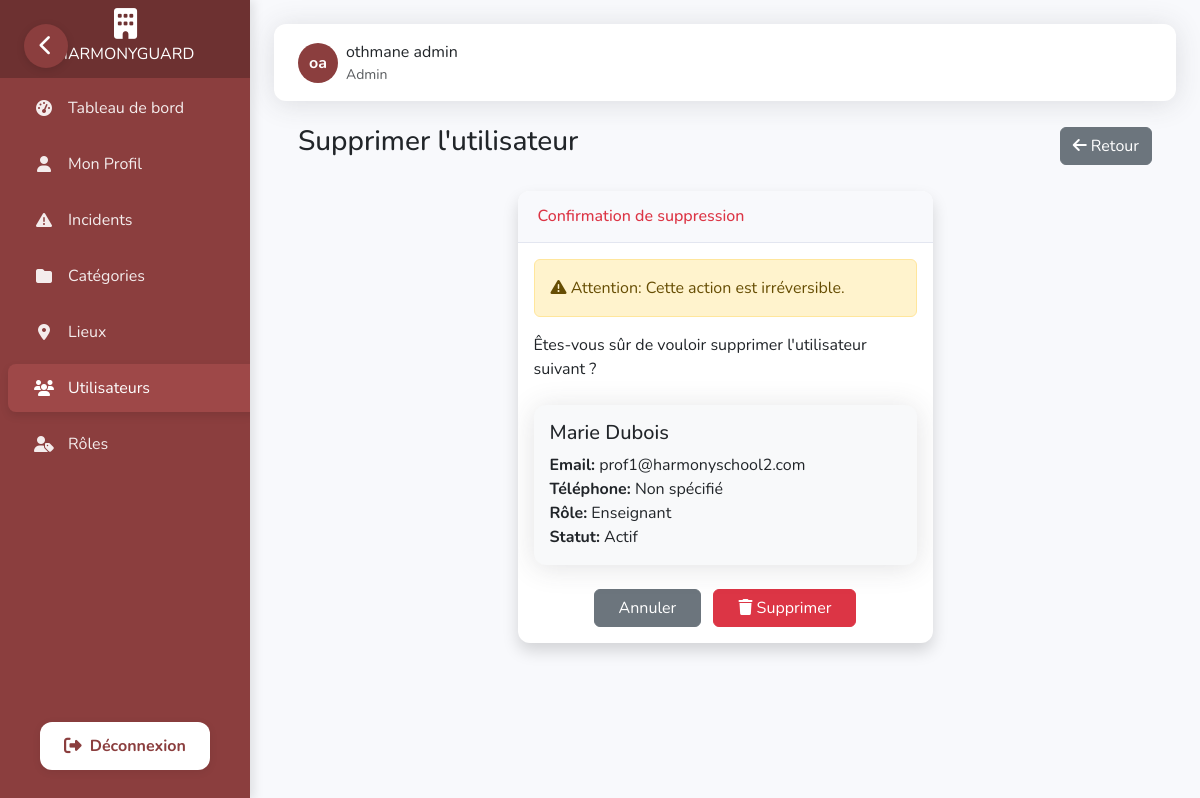
/dashboard/utilisateurs/supprimer/5/ (signed in), run on the app's committed database.
### dashboard/models.py (models this page shows, shortened)
class Utilisateur(AbstractBaseUser, PermissionsMixin):
    nom = models.CharField(max_length=50)
    prenom = models.CharField(max_length=50)
    email = models.EmailField(unique=True)
    telephone = models.CharField(max_length=20, blank=True, null=True)
    actif = models.BooleanField(default=True)
    role = models.ForeignKey(Role, on_delete=models.CASCADE)
    is_staff = models.BooleanField(default=False)
    is_superuser = models.BooleanField(default=False)
    objects = UtilisateurManager()
    USERNAME_FIELD = 'email'
    REQUIRED_FIELDS = ['nom', 'prenom']
    @property
    def is_active(self):
        return self.actif

class Role(models.Model):
    nom = models.CharField(max_length=30, unique=True)
    permissions = models.TextField(blank=True)

### dashboard/views.py (the view)
# urls.py: path('utilisateurs/supprimer/<int:pk>/', views.supprimer_utilisateur, name='supprimer_utilisateur'),
@login_required
@permission_required('manage_utilisateur')
def supprimer_utilisateur(request, pk):
    utilisateur = get_object_or_404(Utilisateur, pk=pk)
    if request.method == 'POST':
        utilisateur.delete()
        messages.success(request, 'Utilisateur supprimé avec succès!')
        return redirect('liste_utilisateurs')
    return render(request, 'dashboard/utilisateurs/supprimer.html', {'utilisateur': utilisateur})

### dashboard/templates/dashboard/utilisateurs/supprimer.html (shortened to what this page needs)
{% extends 'dashboard/base.html' %}
{% load static %}
{% block content %}
<div class="container-fluid px-4">
    <div class="d-flex justify-content-between align-items-center mb-4">
        <h1 class="h3 text-gray-800">Supprimer l'utilisateur</h1>
        <a href="{% url 'liste_utilisateurs' %}" class="btn btn-secondary">
            <i class="fas fa-arrow-left"></i> Retour
        </a>
    </div>
    <div class="row">
        <div class="col-lg-6 mx-auto">
            <div class="card shadow mb-4">
                <div class="card-header py-3">
                    <h6 class="m-0 font-weight-bold text-danger">Confirmation de suppression</h6>
                </div>
                <div class="card-body">
                    <div class="alert alert-warning">
                        <i class="fas fa-exclamation-triangle"></i> Attention: Cette action est irréversible.
                    </div>
                    <p class="mb-4">
                        Êtes-vous sûr de vouloir supprimer l'utilisateur suivant ?
                    </p>
                    <div class="card bg-light mb-4">
                        <div class="card-body">
                            <h5 class="card-title">{{ utilisateur.prenom }} {{ utilisateur.nom }}</h5>
                            <p class="card-text">
                                <strong>Email:</strong> {{ utilisateur.email }}<br>
                                <strong>Téléphone:</strong> {{ utilisateur.telephone|default:"Non spécifié" }}<br>
                                <strong>Rôle:</strong> {{ utilisateur.role.nom }}<br>
                                <strong>Statut:</strong> {% if utilisateur.actif %}Actif{% else %}Inactif{% endif %}
                            </p>
                        </div>
                    </div>
                    <form method="post" class="text-center">
                        <a href="{% url 'liste_utilisateurs' %}" class="btn btn-secondary px-4">
                            Annuler
                        </a>
                        <button type="submit" class="btn btn-danger px-4 ms-2">
                            <i class="fas fa-trash"></i> Supprimer
                        </button>
                    </form>
                </div>
            </div>
        </div>
    </div>
</div>
{% endblock %}

### dashboard/templates/dashboard/base.html (shortened to what this page needs)
<!DOCTYPE html>
<html lang="fr">
<head>
    {% load static %}
    <link href="https://cdn.jsdelivr.net/npm/bootstrap@5.3.0-alpha1/dist/css/bootstrap.min.css" rel="stylesheet">
    <link rel="stylesheet" href="https://cdnjs.cloudflare.com/ajax/libs/font-awesome/6.4.0/css/all.min.css">
    <link href="https://unpkg.com/aos@2.3.1/dist/aos.css" rel="stylesheet">
</head>
<body>
    {% if user.is_authenticated %}
    <nav class="sidebar" id="sidebar" data-aos="fade-right" data-aos-duration="1000">
        <a class="navbar-brand" href="{% url 'dashboard_home' %}">
            <i class="fas fa-building brand-icon"></i>
            <span class="brand-text">HARMONYGUARD</span>
        </a>
        <div class="nav flex-column">
            <div class="nav-item">
                <a class="nav-link {% if request.path == '/dashboard/' %}active{% endif %}"
                    href="{% url 'dashboard_home' %}">
                    <i class="fas fa-tachometer-alt"></i>
                    <span>Tableau de bord</span>
                </a>
            </div>
            <div class="nav-item">
                <a class="nav-link {% if request.path == '/profile/' %}active{% endif %}" href="{% url 'profile' %}">
                    <i class="fas fa-user"></i>
                    <span>Mon Profil</span>
                </a>
            </div>
            <div class="nav-item">
                <a class="nav-link {% if '/incidents/' in request.path %}active{% endif %}"
                    href="{% url 'liste_incidents' %}">
                    <i class="fas fa-exclamation-triangle"></i>
                    <span>Incidents</span>
                </a>
            </div>
            {% if user.role.nom.lower == 'admin' or 'view_categorie' in user.role.permissions_list %}
            <div class="nav-item">
                <a class="nav-link {% if '/categories/' in request.path %}active{% endif %}"
                    href="{% url 'liste_categories' %}">
                    <i class="fas fa-folder"></i>
                    <span>Catégories</span>
                </a>
            </div>
            {% endif %}
            {% if user.role.nom.lower == 'admin' or 'view_lieu' in user.role.permissions_list %}
            <div class="nav-item">
                <a class="nav-link {% if '/lieux/' in request.path %}active{% endif %}" href="{% url 'liste_lieux' %}">
                    <i class="fas fa-map-marker-alt"></i>
                    <span>Lieux</span>
                </a>
            </div>
            {% endif %}
            {% if user.role.nom.lower == 'admin' or 'view_utilisateur' in user.role.permissions_list %}
            <div class="nav-item">
                <a class="nav-link {% if '/utilisateurs/' in request.path %}active{% endif %}"
                    href="{% url 'liste_utilisateurs' %}">
                    <i class="fas fa-users"></i>
                    <span>Utilisateurs</span>
                </a>
            </div>
            {% endif %}
            {% if user.role.nom.lower == 'admin' or 'view_role' in user.role.permissions_list %}
            <div class="nav-item">
                <a class="nav-link {% if '/roles/' in request.path %}active{% endif %}" href="{% url 'liste_roles' %}">
                    <i class="fas fa-user-tag"></i>
                    <span>Rôles</span>
                </a>
            </div>
            {% endif %}
        </div>
        <div class="logout-section">
            <a href="{% url 'custom_logout' %}" class="logout-button">
                <i class="fas fa-sign-out-alt"></i>
                <span>Déconnexion</span>
            </a>
        </div>
    </nav>
    <button class="sidebar-toggle" id="sidebarToggle" aria-label="Toggle Sidebar">
        <i class="fas fa-chevron-left"></i>
    </button>
    {% endif %}
    <div class="content" id="content">
        {% if user.is_authenticated %}
        <div class="topbar" data-aos="fade-down" data-aos-duration="800">
            <div class="d-flex align-items-center">
                <div class="d-flex align-items-center">
                    <div class="user-avatar">
                        {{ user.prenom|first }}{{ user.nom|first }}
                    </div>
                    <div class="ms-2">
                        <div>{{ user.prenom }} {{ user.nom }}</div>
                        <div class="small text-muted">{{ user.role.nom }}</div>
                    </div>
                </div>
            </div>
        </div>
        {% endif %}
        {% block content %}{% endblock %}
    </div>
</body>
</html>

### dashboard/templates/dashboard/base.html (style rules this page uses)
:root { --primary-color: #8b3e3e; --secondary-color: #7a3636; --success-color: #1cc88a; --info-color: #36b9cc; --warning-color: #f6c23e; --danger-color: #e74a3b; --light-color: #f8f9fc; --dark-color: #5a5c69; --sidebar-bg: #8b3e3e; --sidebar-hover: #9e4848; --sidebar-active: #6d3131; --sidebar-width: 250px; --sidebar-collapsed-width: 70px; }
body { font-family: 'Nunito', sans-serif; background-color: #f8f9fc; overflow-x: hidden; }
.sidebar { width: var(--sidebar-width); min-height: 100vh; background-color: var(--sidebar-bg); color: white; position: fixed; z-index: 1000; top: 0; left: 0; overflow-x: hidden; transition: all 0.3s cubic-bezier(0.4, 0, 0.2, 1); box-shadow: 4px 0 10px rgba(0, 0, 0, 0.1); }
.sidebar .navbar-brand { padding: 1.5rem 0; display: flex; flex-direction: column; align-items: center; justify-content: center; text-align: center; background-color: var(--sidebar-active); margin-bottom: 0; height: 80px; transition: all 0.3s ease; white-space: nowrap; overflow: hidden; }
.sidebar .navbar-brand .brand-icon { font-size: 1.75rem; margin-bottom: 0.25rem; transition: all 0.3s ease; }
.sidebar .nav-item { position: relative; width: 100%; margin: 4px 0; }
.sidebar .nav-link { display: flex; align-items: center; width: 100%; padding: 0.75rem 1.5rem; color: rgba(255, 255, 255, 0.9); transition: all 0.3s ease; border-radius: 8px; margin: 0 8px; white-space: nowrap; overflow: hidden; }
.sidebar .nav-link.active { background-color: var(--sidebar-hover); color: white; box-shadow: 0 4px 8px rgba(0, 0, 0, 0.1); }
.sidebar .nav-link i { margin-right: 0.75rem; width: 24px; text-align: center; font-size: 1rem; transition: all 0.3s ease; }
.sidebar-toggle { position: fixed; top: 24px; left: 24px; z-index: 2000; background-color: var(--primary-color); border: none; color: white; width: 44px; height: 44px; border-radius: 50%; display: flex; align-items: center; justify-content: center; cursor: pointer; transition: all 0.3s ease; box-shadow: 0 2px 8px rgba(0,0,0,0.12); }
.sidebar-toggle i { font-size: 1.3rem; }
.content { margin-left: var(--sidebar-width); padding: 1.5rem; transition: all 0.3s cubic-bezier(0.4, 0, 0.2, 1); min-height: 100vh; }
.card { border: none; border-radius: 12px; box-shadow: 0 0.15rem 1.75rem 0 rgba(58, 59, 69, 0.15); margin-bottom: 1.5rem; overflow: hidden; transition: all 0.3s ease; }
.card-header { background-color: #f8f9fc; border-bottom: 1px solid #e3e6f0; padding: 1rem 1.25rem; font-weight: 600; }
.topbar { background-color: white; box-shadow: 0 0.15rem 1.75rem 0 rgba(58, 59, 69, 0.15); padding: 1rem 1.5rem; margin-bottom: 1.5rem; display: flex; justify-content: space-between; align-items: center; border-radius: 12px; transition: all 0.3s ease; }
.user-avatar { width: 40px; height: 40px; background-color: var(--primary-color); color: white; border-radius: 50%; display: flex; align-items: center; justify-content: center; font-weight: 700; transition: all 0.3s ease; cursor: pointer; }
.logout-section { position: absolute; bottom: 30px; left: 0; width: 100%; display: flex; justify-content: center; }
.logout-button { display: flex; align-items: center; justify-content: center; gap: 0.5rem; background: #fff; color: var(--primary-color) !important; font-weight: 700; border: none; border-radius: 12px; padding: 0.75rem 1.5rem; margin: 0 1.5rem; box-shadow: 0 2px 8px rgba(0,0,0,0.08); transition: background 0.2s, color 0.2s, transform 0.2s; text-decoration: none; font-size: 1rem; }
.logout-button i { font-size: 1.1rem; }
.logout-button span { display: inline; transition: opacity 0.2s; }

### data on the page
Utilisateur: prenom|first "o", nom|first "a", prenom "othmane", nom "admin", role.nom "Admin"
Utilisateur: prenom "Marie", nom "Dubois", email "prof1@harmonyschool2.com", telephone "Non spécifié", role.nom "Enseignant"
